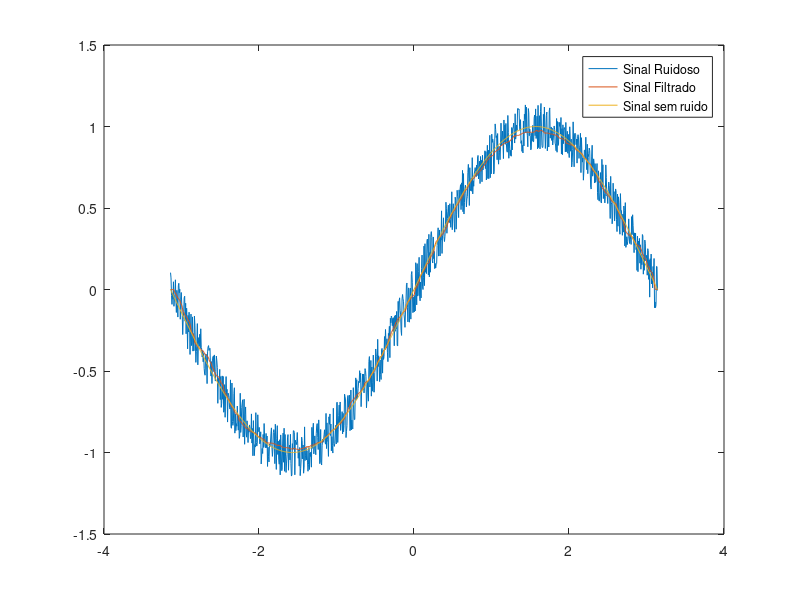

The MATLAB source for this figure:
t = linspace(-pi,pi,1000);  % vetor tempo
rng("default");
x = sin(t) + 0.3*rand(size(t)) - 0.15;  % gerando func seno com noise atraves do rand()
winSize = 100;  % eh o tamanho da janela, ou seja numero de dados usados nas medias, aka o den da media 

w = rectwin(winSize)/winSize;  % tipo da janela usada(triang, rectwin)
a = 1;

y = medfilt1(x, winSize);  % funçao do matlab que faz a filtragem do sinal

plot(t,x);  % plotando grafico do sinal com noise
hold on;

plot(t,y);  % plotando grafico do sinal filtrado
plot(t,sin(t));  % para comparação
legend('Sinal Ruidoso','Sinal Filtrado', 'Sinal sem ruido');



